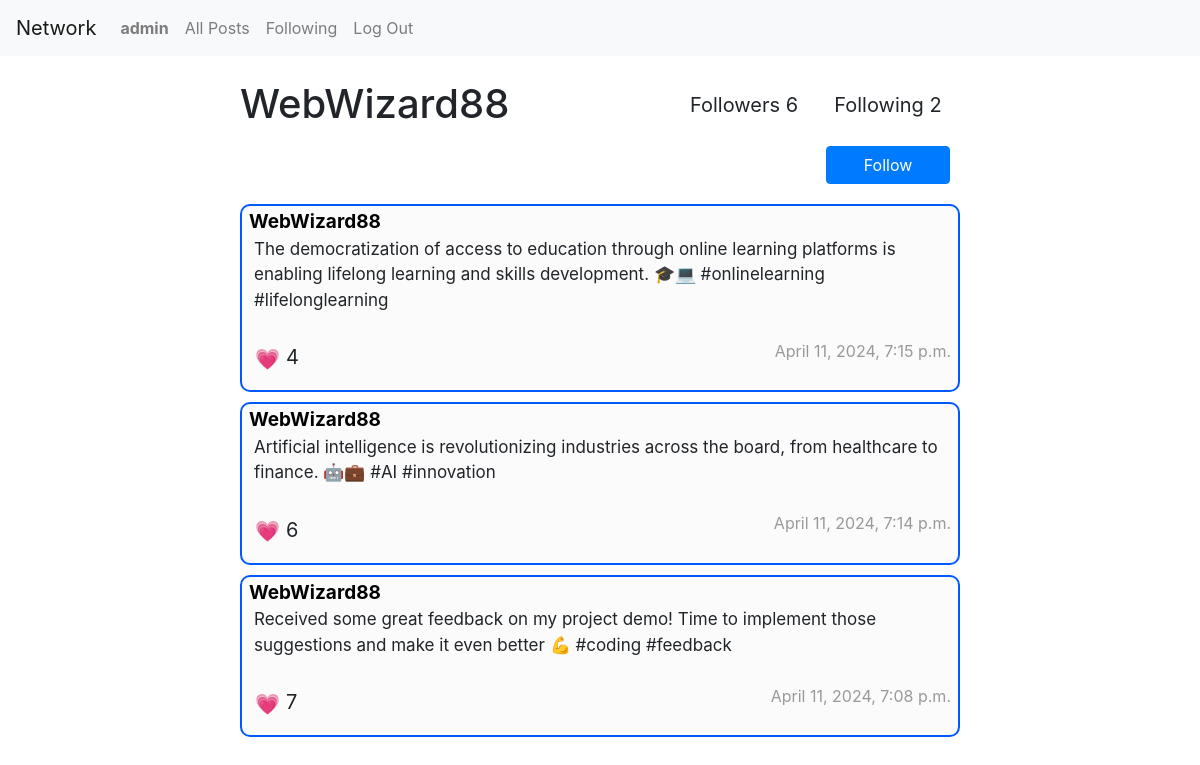
Screenshot of /profile/WebWizard88 (signed in) with the database file from the repository.
### network/models.py (models this page shows, shortened)
class User(AbstractUser):
    pass

class Post(models.Model):
    user = models.ForeignKey("User", on_delete=models.CASCADE, related_name="posts")
    body = models.TextField(blank=True)
    date = models.DateTimeField(default=timezone.now)
    def likes_count(self):
        return self.likes.count()

### network/views.py (the view)
# urls.py: path("profile/<str:username>", views.profile, name="profile"),
def profile (request, username):
    user = User.objects.get(username=username)
    if user == None:
        return HttpResponseRedirect(reverse("index"))
    followers = Followers.objects.filter(followed=user).all()
    follows = Followers.objects.filter(follower=user).all()
    twitts = Post.objects.filter(user=user)[::-1]
    paginator = Paginator(twitts, 10)
    page_number = request.GET.get('page')
    page_obj = paginator.get_page(page_number)
    if request.user.is_authenticated:
        follow = Followers.objects.filter(follower=request.user, followed=user).exists()
    else:
        follow = False
    return render(request, "network/profile.html",{
        "prof_user" : user,
        "page" : page_obj,
        "follow" : follow,
        "follows_count" : follows.count(),
        "followers_count" : followers.count()
    })

### network/templates/network/profile.html (shortened to what this page needs)
{% extends "network/layout.html" %}
{% load static %}
{% block body %}
    <div>
        <div class="profile-header">
            <h3 class="profile-name">{{ prof_user.username }} </h3>
            <p class="profile_info" id="followers-profile">Followers {{ followers_count }} </p>
            <p class="profile_info" id="following-profile">Following {{ follows_count }} </p>
        </div>
        {% if request.user.is_authenticated %}
            {% if request.user != prof_user %}
                <form action="{% url 'follow' prof_user %}" method="post" class="profile-header">
                    {% if not follow %}
                        <input class="btn btn-primary" id="follow-button" type="submit" value="Follow">
                    {% else %}
                        <input class="btn btn-primary" id="follow-button" type="submit" value="Unfollow">
                    {% endif%}
                </form>
            {% endif %}
        {% endif %}
    </div>
    {% for twit in page %}
    <div class="post" id="post-{{ twit.id }}">
        <a href="{% url 'profile' twit.user%}" class="post-user">{{ twit.user }}</a>
        <p class="post-body" id="body">{{ twit.body }} </p>
        <div class="like-date-container" id="like-div">
            {% if request.user.is_authenticated %}
            <input id="give-like" class="like-button" data-twit-id="{{ twit.id }}" type="button" value="&#128151;">
            {% endif %}
            <p class="post-like-count" id="like-count-{{ twit.id }}">{{ twit.likes_count }}</p>
            <p class="post-date" id="date">{{ twit.date }} </p>
        </div>
    </div>
    {% endfor %}
{% endblock %}

### network/templates/network/layout.html (shortened to what this page needs)
{% load static %}
<!DOCTYPE html>
<html lang="en">
    <head>
        <link rel="stylesheet" href="https://stackpath.bootstrapcdn.com/bootstrap/4.4.1/css/bootstrap.min.css">
        <link href="{% static 'network/styles.css' %}" rel="stylesheet">
    </head>
    <body>
        <nav class="navbar navbar-expand-lg navbar-light bg-light">
            <a class="navbar-brand" href="{% url 'index' %}">Network</a>
            <div>
              <ul class="navbar-nav mr-auto">
                {% if user.is_authenticated %}
                    <li class="nav-item">
                        <a class="nav-link" href="{% url 'profile' user.username%}"><strong>{{ user.username }}</strong></a>
                    </li>
                {% endif %}
                <li class="nav-item">
                  <a class="nav-link" href="{% url 'index' %}">All Posts</a>
                </li>
                {% if user.is_authenticated %}
                    <li class="nav-item">
                        <a class="nav-link" href="{% url 'following' %}">Following</a>
                    </li>
                    <li class="nav-item">
                        <a class="nav-link" href="{% url 'logout' %}">Log Out</a>
                    </li>
                {% endif %}
              </ul>
            </div>
          </nav>
        <div class="body">
            {% block body %}
            {% endblock %}
        </div>
    </body>
</html>

### network/static/network/styles.css (style rules this page uses)
.body { margin-right: 20%; margin-left: 20%; margin-top: 2%; }
.post { margin-top: 10px; border: 2px solid rgb(0, 89, 255); padding: 2px 7px; border-radius: 10px; background-color: #eee4; }
.like-date-container { display: flex; align-items: center; }
.post-user { font-weight: bold; color: #000; text-decoration: none !important; font-size: 19px; }
.post-body { font-size: 17px; padding-left: 5px; }
.btn { margin-top: 10px; margin-bottom: 30px; }
.like-button { background-color: transparent; border: none; cursor: pointer; font-size: 20px; }
.post-date { flex: 1; text-align: right; color: #999; }
.post-like-count { font-size: 20px; padding-top: 13px; }
.profile-header { display: grid; grid-template-columns: 60% 20% 20%; text-align: center; }
.profile-name { font-size: 40px; grid-column: 1; grid-row: 1; text-align: left; }
.profile_info { font-size: 20px; padding-top: 10px; }
#followers-profile { grid-column: 2; grid-row: 1; }
#following-profile { grid-column: 3; grid-row: 1; }
#follow-button { grid-column: 3; margin: 10px; }

### rows the page displays
User: username "admin"
User: username "WebWizard88"
Post: user "WebWizard88", body "The democratization of access to education through online learning platforms is enabling lifelong learning and skills development. 🎓💻 #onlinelearning #lifelonglearning", likes_count "4", date "April 11, 2024, 7:15 p.m."
Post: user "WebWizard88", body "Artificial intelligence is revolutionizing industries across the board, from healthcare to finance. 🤖💼 #AI #innovation", likes_count "6", date "April 11, 2024, 7:14 p.m."
Post: user "WebWizard88", body "Received some great feedback on my project demo! Time to implement those suggestions and make it even better 💪 #coding #feedback", likes_count "7", date "April 11, 2024, 7:08 p.m."

### other values shown
{{ followers_count }} "6"
{{ follows_count }} "2"
